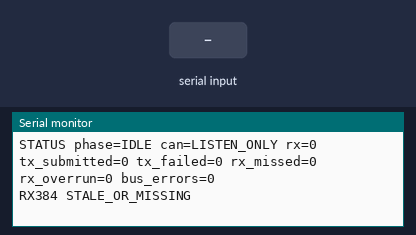
A program run on a simulated ESP32. Parts: the last lines printed to the serial monitor. Inputs (shaded band) come from the test bench. No CAN messages arrive unless stated.

Above: at 1.2 s.
1.3 s: "HEAT\n" received over Serial
At 1.9 s:
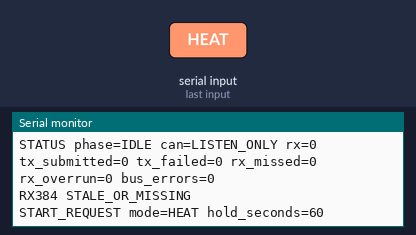
3.5 s: "DEFROST\n" received over Serial
At 3.9 s:
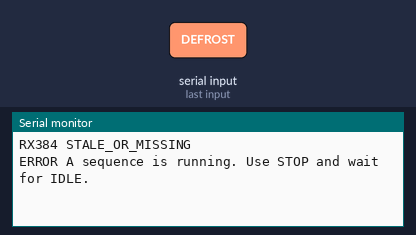
6.5 s: "STOP\n" received over Serial
At 6.9 s:
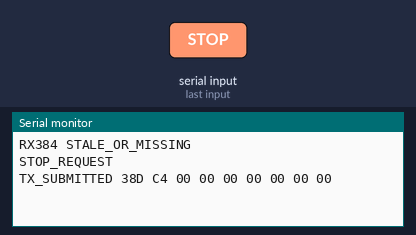
8.5 s: "-\n" received over Serial
At 8.9 s:
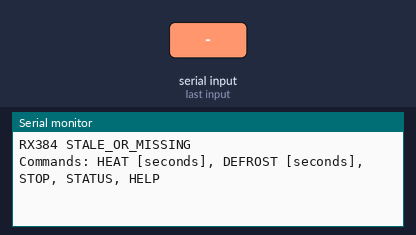

Measured:
- after the input at 1.3 s, the serial monitor: prints a new line at once (image 1)
- after the input at 3.5 s, the serial monitor: prints a new line at once (image 2)
- after the input at 6.5 s, the serial monitor: prints a new line at once (image 3)
- after the input at 8.5 s, the serial monitor: prints a new line at once (image 4)

The program:

main.cpp
```cpp
#include <Arduino.h>
#include <ctype.h>
#include <stdlib.h>
#include <string.h>
#include <driver/twai.h>

#include "preheat_protocol.h"

namespace {

Preheat::Sequence sequence;
bool driverInstalled = false;
bool transmitEnabled = false;
uint32_t lastReportAt = 0;
uint32_t received = 0;
uint32_t submitted = 0;
uint32_t rejected = 0;
uint32_t stopFrames = 0;
int lastCommand = -1;
char input[40] = {};
size_t inputLength = 0;
bool inputOverflow = false;

struct Sample {
    bool seen = false;
    uint32_t at = 0;
    uint8_t bytes[8] = {};
    uint8_t length = 0;

    void update(const twai_message_t& frame, uint32_t now) {
        seen = true;
        at = now;
        length = frame.data_length_code;
        memcpy(bytes, frame.data, length);
    }

    bool fresh(uint32_t now) const { return seen && now - at < 2000; }
};

Sample heater;
Sample charger;
Sample remote;
Sample key;
Sample gear;
Sample speed;
bool heaterCurrentObserved = false;
bool zeroAfterStopObserved = false;
uint32_t stopAt = 0;

bool configureCan(bool transmit) {
    if (driverInstalled) {
        twai_stop();
        if (twai_driver_uninstall() != ESP_OK) return false;
        driverInstalled = false;
    }
    transmitEnabled = false;
    twai_general_config_t general = TWAI_GENERAL_CONFIG_DEFAULT(
        gpio_num_t(PREHEAT_CAN_TX), gpio_num_t(PREHEAT_CAN_RX),
        transmit ? TWAI_MODE_NORMAL : TWAI_MODE_LISTEN_ONLY);
    general.tx_queue_len = 8;
    general.rx_queue_len = 128;
    twai_timing_config_t timing = TWAI_TIMING_CONFIG_500KBITS();
    twai_filter_config_t filter = TWAI_FILTER_CONFIG_ACCEPT_ALL();
    if (twai_driver_install(&general, &timing, &filter) != ESP_OK) return false;
    driverInstalled = true;
    if (twai_start() != ESP_OK) return false;
    transmitEnabled = transmit;
    return true;
}

void finish(const char* reason) {
    sequence.abort();
    const bool listening = configureCan(false);
    Serial.printf("END reason=%s submitted=%lu rejected=%lu stop_frames=%lu ptc_current_observed=%d zero_after_stop_observed=%d listen_only=%d\n",
        reason, (unsigned long)submitted, (unsigned long)rejected, (unsigned long)stopFrames,
        heaterCurrentObserved, zeroAfterStopObserved, listening);
    if (!listening) Serial.println("ERROR CAN driver unavailable. Check wiring and restart the board.");
}

const char* observedHazard(uint32_t now) {
    if (key.fresh(now) && (key.bytes[0] & 3)) return "KEY_ACC_OR_ON";
    if (gear.fresh(now) && gear.bytes[0] && strchr("RNDBC", gear.bytes[0])) return "GEAR_OUT_OF_PARK";
    if (speed.fresh(now) && speed.bytes[1] > 0 && speed.bytes[1] != 255) return "VEHICLE_MOVING";
    return nullptr;
}

void readCan(uint32_t now) {
    if (!driverInstalled) return;
    twai_message_t frame = {};
    for (unsigned i = 0; i < 64 && twai_receive(&frame, 0) == ESP_OK; ++i) {
        ++received;
        if (frame.extd || frame.rtr || frame.data_length_code > 8) continue;
        switch (frame.identifier) {
            case Preheat::CAN_ID:
                remote.update(frame, now);
                if (sequence.busy()) {
                    // Yield to a real Remote ECU instead of competing for its CAN ID.
                    finish("OTHER_REMOTE_DETECTED");
                    return;
                }
                break;
            case 0x424:
                if (frame.data_length_code >= 1) key.update(frame, now);
                break;
            case 0x418:
                if (frame.data_length_code >= 1) gear.update(frame, now);
                break;
            case 0x412:
                if (frame.data_length_code >= 2) speed.update(frame, now);
                break;
            case 0x389:
                if (frame.data_length_code == 8) charger.update(frame, now);
                break;
            case 0x384:
                if (frame.data_length_code != 8) break;
                heater.update(frame, now);
                if (sequence.phase() == Preheat::Phase::Heating && sequence.startSubmitted() && frame.data[4]) {
                    if (!heaterCurrentObserved) Serial.println("PTC_CURRENT_OBSERVED");
                    heaterCurrentObserved = true;
                }
                if (stopFrames && uint32_t(now - stopAt) < 15000 && frame.data[4] == 0 &&
                    frame.data[0] == 0 && frame.data[1] == 0) {
                    zeroAfterStopObserved = true;
                }
                break;
        }
    }
    if (sequence.busy()) {
        if (const char* hazard = observedHazard(now)) finish(hazard);
    }
}

void report(uint32_t now) {
    twai_status_info_t status = {};
    if (!driverInstalled || twai_get_status_info(&status) != ESP_OK) {
        Serial.println("STATUS CAN_UNAVAILABLE");
        return;
    }
    Serial.printf("STATUS phase=%s can=%s rx=%lu tx_submitted=%lu tx_failed=%lu rx_missed=%lu rx_overrun=%lu bus_errors=%lu\n",
        Preheat::phaseName(sequence.phase()), transmitEnabled ? "NORMAL" : "LISTEN_ONLY",
        (unsigned long)received, (unsigned long)submitted, (unsigned long)status.tx_failed_count,
        (unsigned long)status.rx_missed_count, (unsigned long)status.rx_overrun_count,
        (unsigned long)status.bus_error_count);
    if (heater.fresh(now)) {
        Serial.printf("RX384 ptc_A=%.1f compressor_raw=%u inlet_C=%.1f outlet_C=%.1f age_ms=%lu\n",
            heater.bytes[4] * 0.1, (unsigned)((heater.bytes[0] << 8) | heater.bytes[1]),
            heater.bytes[5] * 0.6 - 40, heater.bytes[6] * 0.6 - 40, (unsigned long)(now - heater.at));
    } else {
        Serial.println("RX384 STALE_OR_MISSING");
    }
    if (charger.fresh(now)) {
        Serial.printf("RX389 ac_input_A=%.1f age_ms=%lu\n", charger.bytes[6] * 0.1, (unsigned long)(now - charger.at));
    }
}

void command(char* text, uint32_t now) {
    for (char* p = text; *p; ++p) *p = char(toupper(static_cast<unsigned char>(*p)));
    char* context = nullptr;
    const char* verb = strtok_r(text, " \t", &context);
    if (!verb) return;
    const char* argument = strtok_r(nullptr, " \t", &context);
    if (strtok_r(nullptr, " \t", &context)) {
        Serial.println("ERROR Too many arguments.");
        return;
    }
    if (!strcmp(verb, "HEAT") || !strcmp(verb, "DEFROST")) {
        char* end = nullptr;
        const unsigned long seconds = argument ? strtoul(argument, &end, 10) : 60;
        if (!seconds || seconds > Preheat::MAX_SECONDS || (argument && (end == argument || *end))) {
            Serial.println("ERROR Duration must be 1 to 3600 whole seconds.");
            return;
        }
        if (sequence.busy()) {
            Serial.println("ERROR A sequence is running. Use STOP and wait for IDLE.");
            return;
        }
        if (argument && (!*argument || argument[0] == '-' || *end || !seconds || seconds > Preheat::MAX_SECONDS)) {
            Serial.println("ERROR Duration must be 1..3600 seconds.");
            return;
        }
        if (sequence.busy()) { Serial.println("ERROR Already running. Use STOP first."); return; }
        if (remote.fresh(now)) { Serial.println("ERROR Another Remote ECU is sending 0x38D."); return; }
        if (const char* hazard = observedHazard(now)) { Serial.printf("ERROR %s\n", hazard); return; }
        if (!configureCan(true)) { finish("CAN_START_FAILED"); return; }
        const Preheat::Mode mode = !strcmp(verb, "HEAT") ? Preheat::Mode::Heat : Preheat::Mode::Defrost;
        submitted = rejected = stopFrames = 0;
        stopAt = 0;
        heaterCurrentObserved = zeroAfterStopObserved = false;
        lastCommand = -1;
        sequence.start(mode, uint16_t(seconds), now);
        Serial.printf("START_REQUEST mode=%s hold_seconds=%lu\n", verb, seconds);
    } else if (!strcmp(verb, "STOP") && !argument) {
        if (!sequence.busy()) {
            if (remote.fresh(now)) { Serial.println("ERROR Another Remote ECU is sending 0x38D."); return; }
            if (!configureCan(true)) { finish("CAN_START_FAILED"); return; }
            stopFrames = 0;
            zeroAfterStopObserved = false;
        }
        if (sequence.phase() != Preheat::Phase::Stopping && sequence.phase() != Preheat::Phase::Observing) {
            twai_clear_transmit_queue();
        }
        sequence.stop(now);
        Serial.println("STOP_REQUEST");
    } else if (!strcmp(verb, "STATUS") && !argument) {
        report(now);
    } else {
        Serial.println("Commands: HEAT [seconds], DEFROST [seconds], STOP, STATUS, HELP");
    }
}

void readSerial(uint32_t now) {
    for (unsigned count = 0; count < 64 && Serial.available(); ++count) {
        const char ch = char(Serial.read());
        if (ch == '\n' || ch == '\r') {
            if (inputOverflow) Serial.println("ERROR Command too long.");
            else if (inputLength) { input[inputLength] = 0; command(input, now); }
            inputLength = 0;
            inputOverflow = false;
        } else if (!inputOverflow) {
            if (inputLength + 1 < sizeof(input)) input[inputLength++] = ch;
            else inputOverflow = true;
        }
    }
}

void serviceSequence(uint32_t now) {
    if (!sequence.busy()) return;
    twai_status_info_t status = {};
    if (twai_get_status_info(&status) != ESP_OK || status.state != TWAI_STATE_RUNNING) {
        finish("CAN_NOT_RUNNING_STOP_UNCONFIRMED");
        return;
    }
    const Preheat::Phase before = sequence.phase();
    uint8_t value = 0;
    const bool send = sequence.next(now, value);
    if (sequence.phase() != before) {
        Serial.printf("PHASE %s\n", Preheat::phaseName(sequence.phase()));
        if (sequence.phase() == Preheat::Phase::Stopping) twai_clear_transmit_queue();
    }
    if (!sequence.busy()) {
        finish(stopFrames ? "STOP_SEQUENCE_COMPLETE_CHECK_FEEDBACK" : "NO_STOP_SUBMITTED");
        return;
    }
    if (!send) return;
    twai_message_t frame = {};
    frame.identifier = Preheat::CAN_ID;
    frame.data_length_code = 8;
    frame.data[0] = value;
    frame.ss = 1;
    if (twai_transmit(&frame, 0) == ESP_OK) {
        ++submitted;
        sequence.submitted(now);
        if (sequence.phase() == Preheat::Phase::Stopping) {
            if (!stopFrames) stopAt = now;
            ++stopFrames;
        }
        if (lastCommand != value) {
            Serial.printf("TX_SUBMITTED 38D %02X 00 00 00 00 00 00 00\n", value);
            lastCommand = value;
        }
    } else {
        ++rejected;
    }
}

}  // namespace

void setup() {
    Serial.begin(115200);
    configureCan(false);
}

void loop() {
    const uint32_t now = millis();
    readCan(now);
    readSerial(now);
    serviceSequence(now);
    if (now - lastReportAt >= 1000) {
        lastReportAt = now;
        report(now);
    }
    delay(1);
}
```

preheat_protocol.h
```cpp
#pragma once

#include <stdint.h>

namespace Preheat {

constexpr uint16_t CAN_ID = 0x38D;
constexpr uint32_t PERIOD_MS = 50;
constexpr uint32_t BASELINE_MS = 1500;
constexpr uint32_t NEUTRAL_MS = 3100;
constexpr uint32_t STOP_MS = 1500;
constexpr uint32_t OBSERVE_MS = 6000;
constexpr uint16_t MAX_SECONDS = 3600;

enum class Mode { Heat, Defrost };
enum class Phase { Idle, Baseline, Neutral, Arming, Heating, Stopping, Observing };

struct Profile {
    uint8_t start;
    uint8_t follow;
    uint8_t stop;
    uint32_t armMs;
    uint32_t followMs;
};

inline Profile profile(Mode mode) {
    if (mode == Mode::Defrost) return {0xC7, 0xCF, 0xC6, 14950, 2150};
    return {0xC5, 0, 0xC4, 10150, 0};
}

inline const char* phaseName(Phase phase) {
    switch (phase) {
        case Phase::Idle: return "IDLE";
        case Phase::Baseline: return "BASELINE";
        case Phase::Neutral: return "NEUTRAL";
        case Phase::Arming: return "ARMING";
        case Phase::Heating: return "HEATING_REQUEST";
        case Phase::Stopping: return "STOP_REQUEST";
        case Phase::Observing: return "OBSERVING_STOP";
    }
    return "UNKNOWN";
}

class Sequence {
public:
    bool start(Mode mode, uint16_t seconds, uint32_t now) {
        if (busy() || seconds == 0 || seconds > MAX_SECONDS) return false;
        mode_ = mode;
        holdMs_ = uint32_t(seconds) * 1000;
        startSubmitted_ = false;
        enter(Phase::Baseline, now);
        return true;
    }

    void stop(uint32_t now) {
        // Repeated STOP must not keep extending the cancellation window.
        if (phase_ != Phase::Stopping && phase_ != Phase::Observing) enter(Phase::Stopping, now);
    }

    void abort() { phase_ = Phase::Idle; }
    bool busy() const { return phase_ != Phase::Idle; }
    Phase phase() const { return phase_; }
    Mode mode() const { return mode_; }
    bool startSubmitted() const { return startSubmitted_; }

    bool next(uint32_t now, uint8_t& value) {
        const Profile p = profile(mode_);
        const uint32_t age = now - phaseAt_;
        switch (phase_) {
            case Phase::Baseline:
                if (age >= BASELINE_MS) enter(Phase::Neutral, now);
                break;
            case Phase::Neutral:
                if (age >= NEUTRAL_MS) enter(Phase::Arming, now);
                break;
            case Phase::Arming:
                if (age >= p.armMs) enter(Phase::Heating, now);
                break;
            case Phase::Heating:
                if (startSubmitted_ && now - startAt_ >= holdMs_) enter(Phase::Stopping, now);
                break;
            case Phase::Stopping:
                if (age >= STOP_MS) enter(Phase::Observing, now);
                break;
            case Phase::Observing:
                if (age >= OBSERVE_MS) enter(Phase::Idle, now);
                break;
            case Phase::Idle:
                return false;
        }
        if (phase_ == Phase::Baseline || phase_ == Phase::Observing || phase_ == Phase::Idle) return false;
        if (attempted_ && now - lastAttemptAt_ < PERIOD_MS) return false;
        lastAttemptAt_ = now;
        attempted_ = true;
        switch (phase_) {
            case Phase::Neutral: value = 0x02; break;
            case Phase::Arming: value = 0xC2; break;
            case Phase::Stopping: value = p.stop; break;
            default:
                value = p.start;
                if (p.follow && startSubmitted_ && now - startAt_ >= p.followMs) value = p.follow;
                break;
        }
        return true;
    }

    void submitted(uint32_t now) {
        if (phase_ == Phase::Heating && !startSubmitted_) {
            startSubmitted_ = true;
            startAt_ = now;
        }
    }

private:
    void enter(Phase phase, uint32_t now) {
        phase_ = phase;
        phaseAt_ = now;
        attempted_ = false;
    }

    Mode mode_ = Mode::Heat;
    Phase phase_ = Phase::Idle;
    uint32_t phaseAt_ = 0;
    uint32_t startAt_ = 0;
    uint32_t holdMs_ = 0;
    uint32_t lastAttemptAt_ = 0;
    bool attempted_ = false;
    bool startSubmitted_ = false;
};

}  // namespace Preheat
```
